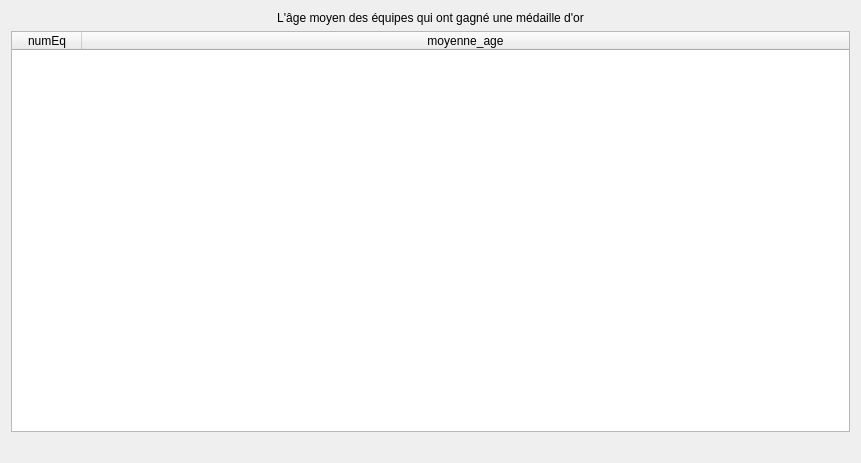
<?xml version="1.0" encoding="UTF-8"?>
<ui version="4.0">
 <class>fct_comp_P2_1</class>
 <widget class="QDialog" name="fct_comp_P2_1">
  <property name="geometry">
   <rect>
    <x>0</x>
    <y>0</y>
    <width>861</width>
    <height>463</height>
   </rect>
  </property>
  <property name="windowTitle">
   <string>L'âge moyen des équipes qui ont gagné une médaille</string>
  </property>
  <layout class="QVBoxLayout" name="verticalLayout">
   <item>
    <widget class="QLabel" name="label">
     <property name="text">
      <string>L'âge moyen des équipes qui ont gagné une médaille d'or</string>
     </property>
     <property name="alignment">
      <set>Qt::AlignCenter</set>
     </property>
     <property name="wordWrap">
      <bool>true</bool>
     </property>
    </widget>
   </item>
   <item>
    <widget class="QTableWidget" name="table_fct_comp_1_P2">
     <attribute name="horizontalHeaderDefaultSectionSize">
      <number>70</number>
     </attribute>
     <attribute name="horizontalHeaderMinimumSectionSize">
      <number>50</number>
     </attribute>
     <attribute name="horizontalHeaderStretchLastSection">
      <bool>true</bool>
     </attribute>
     <attribute name="verticalHeaderVisible">
      <bool>false</bool>
     </attribute>
     <column>
      <property name="text">
       <string>numEq</string>
      </property>
     </column>
     <column>
      <property name="text">
       <string>moyenne_age</string>
      </property>
     </column>
    </widget>
   </item>
   <item>
    <widget class="QLabel" name="label_fct_comp_1_P2">
     <property name="text">
      <string/>
     </property>
     <property name="alignment">
      <set>Qt::AlignCenter</set>
     </property>
    </widget>
   </item>
  </layout>
 </widget>
 <resources/>
 <connections/>
 <slots>
  <slot>refreshResult()</slot>
  <slot>refreshEquipeList()</slot>
 </slots>
</ui>
